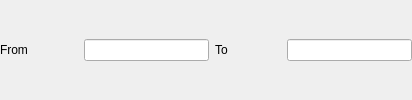
                 <widget class="QWidget" name="page_min_max">
                  <layout class="QHBoxLayout" name="horizontalLayout">
                   <property name="leftMargin">
                    <number>0</number>
                   </property>
                   <property name="topMargin">
                    <number>0</number>
                   </property>
                   <property name="rightMargin">
                    <number>0</number>
                   </property>
                   <property name="bottomMargin">
                    <number>0</number>
                   </property>
                   <item>
                    <widget class="QLabel" name="phi_limit_from_label">
                     <property name="minimumSize">
                      <size>
                       <width>78</width>
                       <height>0</height>
                      </size>
                     </property>
                     <property name="text">
                      <string>From</string>
                     </property>
                    </widget>
                   </item>
                   <item>
                    <widget class="QLineEdit" name="phi_limit_min_line_edit">
                     <property name="minimumSize">
                      <size>
                       <width>125</width>
                       <height>0</height>
                      </size>
                     </property>
                     <property name="toolTip">
                      <string>&lt;html&gt;&lt;head/&gt;&lt;body&gt;&lt;p&gt;Start angle in degree&lt;/p&gt;&lt;/body&gt;&lt;/html&gt;</string>
                     </property>
                    </widget>
                   </item>
                   <item>
                    <widget class="QLabel" name="phi_limit_to_label">
                     <property name="minimumSize">
                      <size>
                       <width>66</width>
                       <height>0</height>
                      </size>
                     </property>
                     <property name="text">
                      <string>To</string>
                     </property>
                    </widget>
                   </item>
                   <item>
                    <widget class="QLineEdit" name="phi_limit_max_line_edit">
                     <property name="minimumSize">
                      <size>
                       <width>125</width>
                       <height>0</height>
                      </size>
                     </property>
                     <property name="toolTip">
                      <string>&lt;html&gt;&lt;head/&gt;&lt;body&gt;&lt;p&gt;Stop angle in degree&lt;/p&gt;&lt;/body&gt;&lt;/html&gt;</string>
                     </property>
                    </widget>
                   </item>
                  </layout>
                 </widget>
